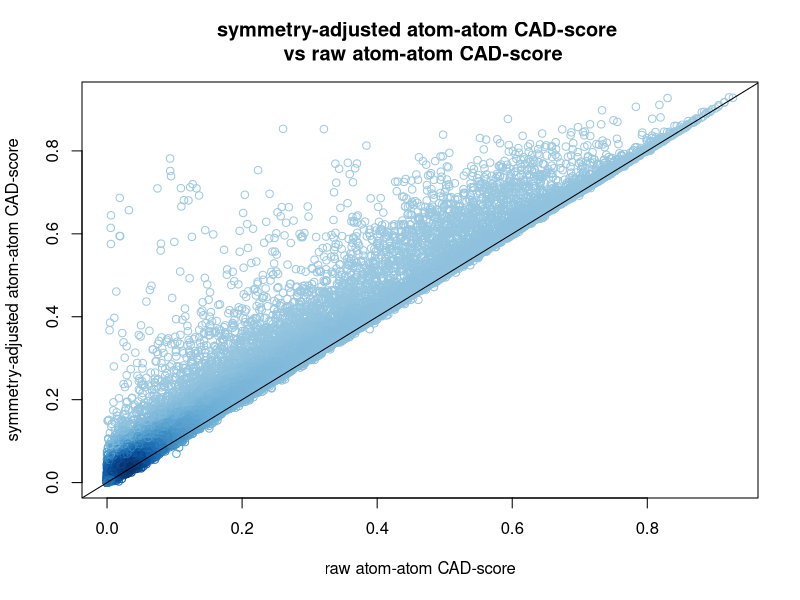
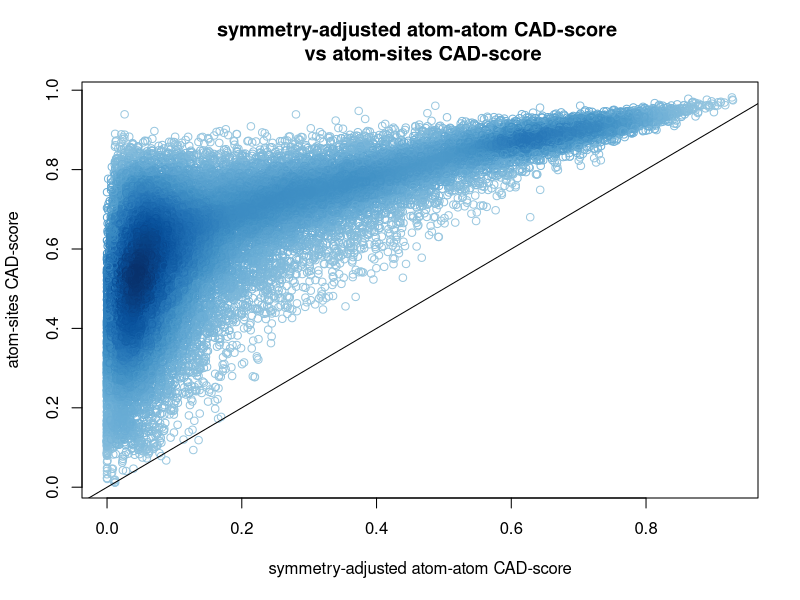
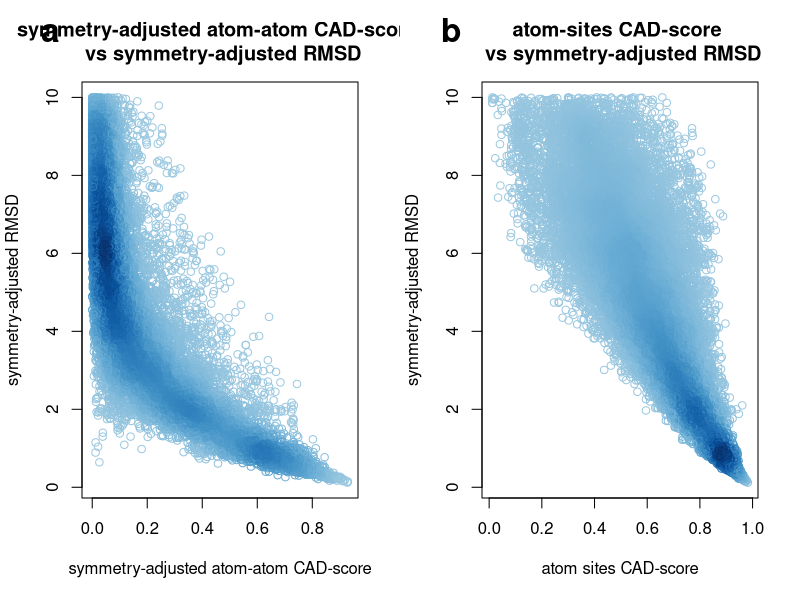
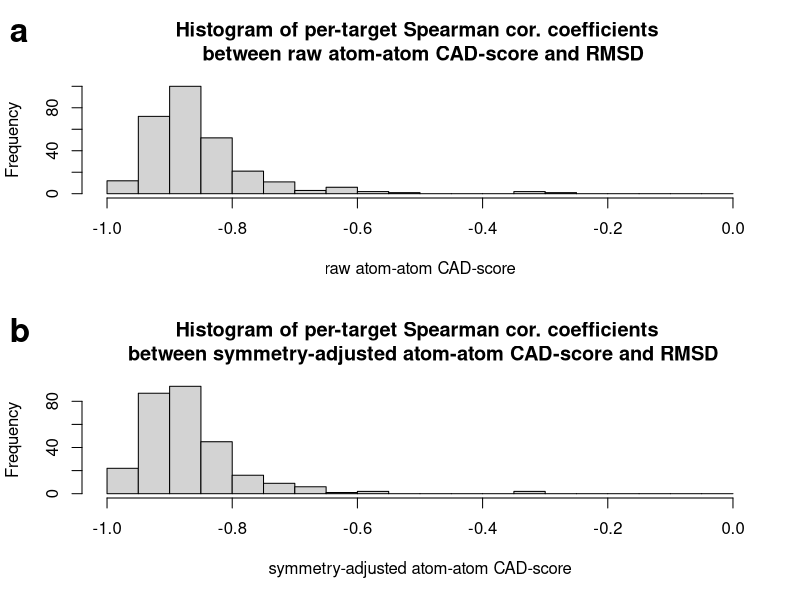
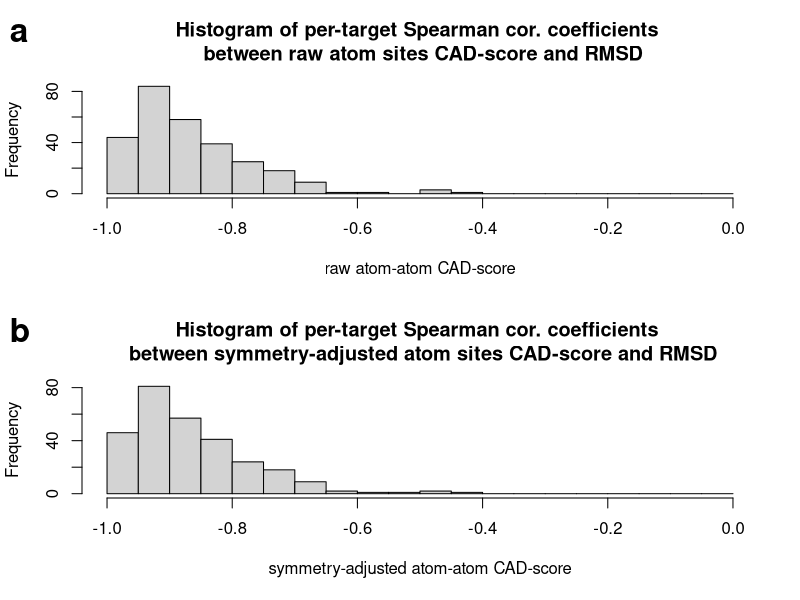
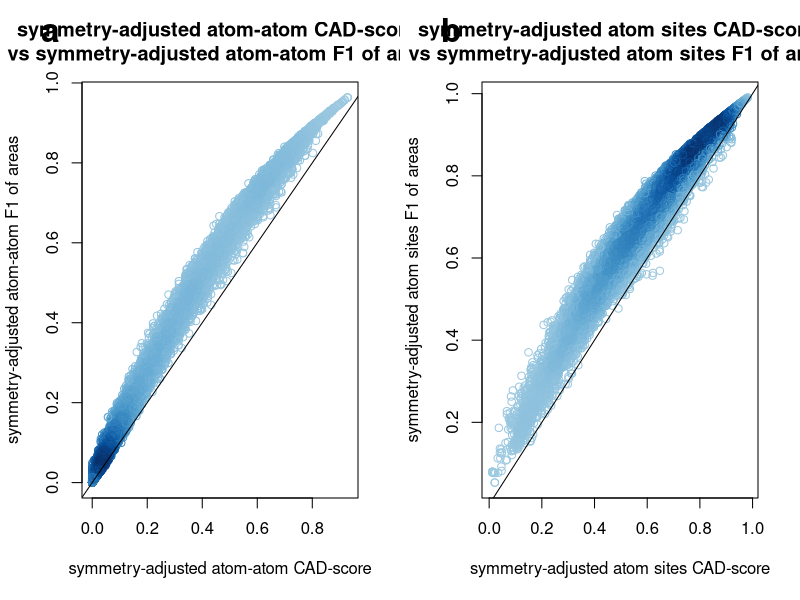

These charts were generated, in order, by the following R code:
df=read.table("CASF2016_scores.tsv", header=TRUE, stringsAsFactors=FALSE);

target_names=sort(union(df$target, df$target));

target_cors_raw_atom_atom_cadscore_vs_rmsd=c();
target_cors_adjusted_atom_atom_cadscore_vs_rmsd=c();

target_cors_raw_atom_sites_cadscore_vs_rmsd=c();
target_cors_adjusted_atom_sites_cadscore_vs_rmsd=c();

target_cors_raw_atom_atom_areas_f1_vs_rmsd=c();
target_cors_adjusted_atom_atom_areas_f1_vs_rmsd=c();

target_rmsd_of_top_atom_atom_cadscore=c();

for(tname in target_names)
{
	sdf=df[which(df$target==tname),];

	target_cors_raw_atom_atom_cadscore_vs_rmsd=c(target_cors_raw_atom_atom_cadscore_vs_rmsd, cor(sdf$rmsd, sdf$raw_atom_atom_cadscore, method="spearman"));
	target_cors_adjusted_atom_atom_cadscore_vs_rmsd=c(target_cors_adjusted_atom_atom_cadscore_vs_rmsd, cor(sdf$rmsd, sdf$adjusted_atom_atom_cadscore, method="spearman"));

	target_cors_raw_atom_sites_cadscore_vs_rmsd=c(target_cors_raw_atom_sites_cadscore_vs_rmsd, cor(sdf$rmsd, sdf$raw_atom_sites_cadscore, method="spearman"));
	target_cors_adjusted_atom_sites_cadscore_vs_rmsd=c(target_cors_adjusted_atom_sites_cadscore_vs_rmsd, cor(sdf$rmsd, sdf$adjusted_atom_sites_cadscore, method="spearman"));

	target_cors_raw_atom_atom_areas_f1_vs_rmsd=c(target_cors_raw_atom_atom_areas_f1_vs_rmsd, cor(sdf$rmsd, sdf$raw_atom_atom_F1_of_areas, method="spearman"));
	target_cors_adjusted_atom_atom_areas_f1_vs_rmsd=c(target_cors_adjusted_atom_atom_areas_f1_vs_rmsd, cor(sdf$rmsd, sdf$adjusted_atom_atom_F1_of_areas, method="spearman"));

	target_rmsd_of_top_atom_atom_cadscore=c(target_rmsd_of_top_atom_atom_cadscore, sdf$rmsd[order(0-sdf$adjusted_atom_atom_cadscore)[1]]);
}

###############################################################

png("plot_CASF2016_raw_atom_atom_cadscores_vs_atom_atom_cadscores.png", height=5, width=5, units="in", res=100);
plot(df$raw_atom_atom_cadscore, df$adjusted_atom_atom_cadscore,
  xlab="raw atom-atom CAD-score", ylab="symmetry-adjusted atom-atom CAD-score", main="symmetry-adjusted atom-atom CAD-score \n vs raw atom-atom CAD-score",
  col=densCols(df$raw_atom_atom_cadscore, df$adjusted_atom_atom_cadscore));
abline(0, 1);
dev.off();

###############################################################

png("plot_CASF2016_atom_atom_cadscores_vs_atom_sites_cadscores.png", height=5, width=5, units="in", res=100);
plot(df$adjusted_atom_atom_cadscore, df$adjusted_atom_sites_cadscore,
  xlab="symmetry-adjusted atom-atom CAD-score", ylab="atom-sites CAD-score", main="symmetry-adjusted atom-atom CAD-score \n vs atom-sites CAD-score",
  col=densCols(df$adjusted_atom_atom_cadscore, df$adjusted_atom_sites_cadscore));
abline(0, 1);
dev.off();

###############################################################

png("plot_CASF2016_contacts_cadscores_vs_rmsd.png", height=5, width=10, units="in", res=100);

par(mfrow=c(1, 2));

plot(df$adjusted_atom_atom_cadscore, df$rmsd,
  xlab="symmetry-adjusted atom-atom CAD-score", ylab="symmetry-adjusted RMSD", main="symmetry-adjusted atom-atom CAD-score \n vs symmetry-adjusted RMSD",
  col=densCols(df$adjusted_atom_atom_cadscore, df$rmsd));
mtext("a", side=3, adj=-0.16, line=1.8, cex=2.0, font=2);

plot(df$adjusted_atom_sites_cadscore, df$rmsd, xlab="atom sites CAD-score",
  ylab="symmetry-adjusted RMSD", main="atom-sites CAD-score \n vs symmetry-adjusted RMSD",
  col=densCols(df$adjusted_atom_sites_cadscore, df$rmsd));
mtext("b", side=3, adj=-0.16, line=1.8, cex=2.0, font=2);

dev.off();

###############################################################

png("plot_CASF2016_hist_of_spearman_cor_of_atom_atom_cadscores_vs_rmsd.png", height=10, width=7, units="in", res=100);
par(mfrow=c(2, 1));

hist(target_cors_raw_atom_atom_cadscore_vs_rmsd, xlim=c(-1.0, 0.0), breaks=seq(-1, 0, 0.05),
  xlab="raw atom-atom CAD-score", main="Histogram of per-target Spearman cor. coefficients \n between raw atom-atom CAD-score and RMSD");
mtext("a", side=3, adj=-0.11, line=1.8, cex=2.0, font=2);

hist(target_cors_adjusted_atom_atom_cadscore_vs_rmsd, xlim=c(-1.0, 0.0), breaks=seq(-1, 0, 0.05),
  xlab="symmetry-adjusted atom-atom CAD-score", main="Histogram of per-target Spearman cor. coefficients \n between symmetry-adjusted atom-atom CAD-score and RMSD");
mtext("b", side=3, adj=-0.11, line=1.8, cex=2.0, font=2);

dev.off();

###############################################################

png("plot_CASF2016_hist_of_spearman_cor_of_atom_sites_cadscores_vs_rmsd.png", height=10, width=7, units="in", res=100);
par(mfrow=c(2, 1));

hist(target_cors_raw_atom_sites_cadscore_vs_rmsd, xlim=c(-1.0, 0.0), breaks=seq(-1, 0, 0.05),
  xlab="raw atom-atom CAD-score", main="Histogram of per-target Spearman cor. coefficients \n between raw atom sites CAD-score and RMSD");
mtext("a", side=3, adj=-0.11, line=1.8, cex=2.0, font=2);

hist(target_cors_adjusted_atom_sites_cadscore_vs_rmsd, xlim=c(-1.0, 0.0), breaks=seq(-1, 0, 0.05),
  xlab="symmetry-adjusted atom-atom CAD-score", main="Histogram of per-target Spearman cor. coefficients \n between symmetry-adjusted atom sites CAD-score and RMSD");
mtext("b", side=3, adj=-0.11, line=1.8, cex=2.0, font=2);

dev.off();

###############################################################

png("plot_CASF2016_atom_atom_cadscores_vs_atom_atom_f1_of_areas.png", height=5, width=10, units="in", res=100);
par(mfrow=c(1, 2));

plot(df$adjusted_atom_atom_cadscore, df$adjusted_atom_atom_F1_of_areas,
  xlab="symmetry-adjusted atom-atom CAD-score", ylab="symmetry-adjusted atom-atom F1 of areas",
  main="symmetry-adjusted atom-atom CAD-score \n vs symmetry-adjusted atom-atom F1 of areas", col=densCols(df$adjusted_atom_atom_cadscore, df$adjusted_atom_atom_F1_of_areas));
abline(0, 1);
mtext("a", side=3, adj=-0.16, line=1.8, cex=2.0, font=2);

plot(df$adjusted_atom_sites_cadscore, df$adjusted_atom_sites_F1_of_areas,
  xlab="symmetry-adjusted atom sites CAD-score", ylab="symmetry-adjusted atom sites F1 of areas",
  main="symmetry-adjusted atom sites CAD-score \n vs symmetry-adjusted atom sites F1 of areas", col=densCols(df$adjusted_atom_sites_cadscore, df$adjusted_atom_sites_F1_of_areas));
abline(0, 1);
mtext("b", side=3, adj=-0.16, line=1.8, cex=2.0, font=2);

dev.off();
